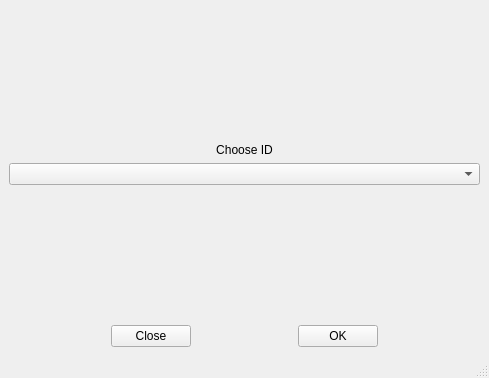
<?xml version="1.0" encoding="UTF-8"?>
<ui version="4.0">
 <class>OpenWindow</class>
 <widget class="QMainWindow" name="OpenWindow">
  <property name="geometry">
   <rect>
    <x>0</x>
    <y>0</y>
    <width>489</width>
    <height>378</height>
   </rect>
  </property>
  <property name="windowTitle">
   <string>MainWindow</string>
  </property>
  <widget class="QWidget" name="centralwidget">
   <layout class="QGridLayout" name="gridLayout">
    <item row="4" column="0" colspan="2">
     <layout class="QHBoxLayout" name="horizontalLayout">
      <item>
       <spacer name="horizontalSpacer">
        <property name="orientation">
         <enum>Qt::Horizontal</enum>
        </property>
        <property name="sizeHint" stdset="0">
         <size>
          <width>40</width>
          <height>20</height>
         </size>
        </property>
       </spacer>
      </item>
      <item>
       <widget class="QPushButton" name="close_bt">
        <property name="text">
         <string>Close</string>
        </property>
       </widget>
      </item>
      <item>
       <spacer name="horizontalSpacer_2">
        <property name="orientation">
         <enum>Qt::Horizontal</enum>
        </property>
        <property name="sizeHint" stdset="0">
         <size>
          <width>40</width>
          <height>20</height>
         </size>
        </property>
       </spacer>
      </item>
      <item>
       <widget class="QPushButton" name="ok_bt">
        <property name="text">
         <string>OK</string>
        </property>
       </widget>
      </item>
      <item>
       <spacer name="horizontalSpacer_3">
        <property name="orientation">
         <enum>Qt::Horizontal</enum>
        </property>
        <property name="sizeHint" stdset="0">
         <size>
          <width>40</width>
          <height>20</height>
         </size>
        </property>
       </spacer>
      </item>
     </layout>
    </item>
    <item row="1" column="0" colspan="2">
     <widget class="QLabel" name="ID_lb">
      <property name="text">
       <string>Choose ID</string>
      </property>
      <property name="alignment">
       <set>Qt::AlignCenter</set>
      </property>
     </widget>
    </item>
    <item row="2" column="0" colspan="2">
     <layout class="QHBoxLayout" name="horizontalLayout_3">
      <item>
       <widget class="QComboBox" name="ID_cb"/>
      </item>
     </layout>
    </item>
    <item row="3" column="0" colspan="2">
     <spacer name="verticalSpacer">
      <property name="orientation">
       <enum>Qt::Vertical</enum>
      </property>
      <property name="sizeHint" stdset="0">
       <size>
        <width>471</width>
        <height>111</height>
       </size>
      </property>
     </spacer>
    </item>
    <item row="0" column="0" colspan="2">
     <spacer name="verticalSpacer_2">
      <property name="orientation">
       <enum>Qt::Vertical</enum>
      </property>
      <property name="sizeHint" stdset="0">
       <size>
        <width>471</width>
        <height>111</height>
       </size>
      </property>
     </spacer>
    </item>
   </layout>
  </widget>
  <widget class="QMenuBar" name="menubar">
   <property name="geometry">
    <rect>
     <x>0</x>
     <y>0</y>
     <width>489</width>
     <height>22</height>
    </rect>
   </property>
  </widget>
  <widget class="QStatusBar" name="statusbar"/>
 </widget>
 <resources/>
 <connections/>
</ui>
